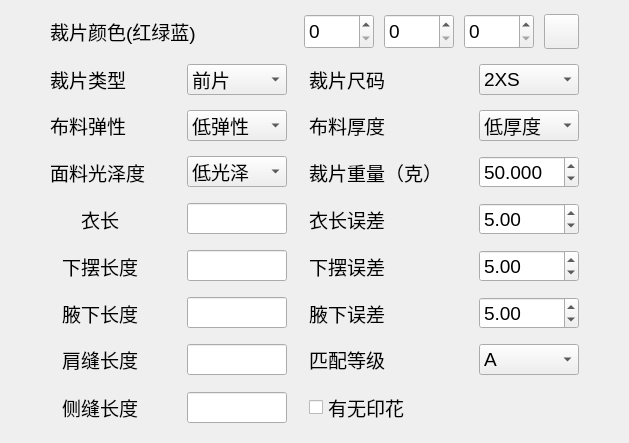
<?xml version="1.0" encoding="UTF-8"?>
<ui version="4.0">
 <class>StyleDisplayWidget</class>
 <widget class="QWidget" name="StyleDisplayWidget">
  <property name="geometry">
   <rect>
    <x>0</x>
    <y>0</y>
    <width>629</width>
    <height>443</height>
   </rect>
  </property>
  <property name="font">
   <font>
    <pointsize>14</pointsize>
   </font>
  </property>
  <property name="windowTitle">
   <string>Form</string>
  </property>
  <layout class="QGridLayout" name="gridLayout">
   <property name="leftMargin">
    <number>50</number>
   </property>
   <property name="topMargin">
    <number>9</number>
   </property>
   <property name="rightMargin">
    <number>50</number>
   </property>
   <property name="spacing">
    <number>10</number>
   </property>
   <item row="0" column="0" colspan="3">
    <layout class="QHBoxLayout" name="horizontalLayout_7" stretch="1,0,0,0,0">
     <item>
      <widget class="QLabel" name="cloth_color_label">
       <property name="text">
        <string>裁片颜色(红绿蓝)</string>
       </property>
      </widget>
     </item>
     <item>
      <widget class="QSpinBox" name="red_spin_box">
       <property name="minimumSize">
        <size>
         <width>70</width>
         <height>0</height>
        </size>
       </property>
       <property name="maximumSize">
        <size>
         <width>70</width>
         <height>35</height>
        </size>
       </property>
       <property name="toolTip">
        <string>红色</string>
       </property>
       <property name="maximum">
        <number>255</number>
       </property>
      </widget>
     </item>
     <item>
      <widget class="QSpinBox" name="green_spin_box">
       <property name="minimumSize">
        <size>
         <width>70</width>
         <height>0</height>
        </size>
       </property>
       <property name="maximumSize">
        <size>
         <width>70</width>
         <height>35</height>
        </size>
       </property>
       <property name="toolTip">
        <string>绿色</string>
       </property>
       <property name="maximum">
        <number>255</number>
       </property>
      </widget>
     </item>
     <item>
      <widget class="QSpinBox" name="blue_spin_box">
       <property name="minimumSize">
        <size>
         <width>70</width>
         <height>0</height>
        </size>
       </property>
       <property name="maximumSize">
        <size>
         <width>70</width>
         <height>35</height>
        </size>
       </property>
       <property name="toolTip">
        <string>蓝色</string>
       </property>
       <property name="maximum">
        <number>255</number>
       </property>
      </widget>
     </item>
     <item>
      <widget class="QPushButton" name="cloth_color_btn">
       <property name="maximumSize">
        <size>
         <width>35</width>
         <height>35</height>
        </size>
       </property>
       <property name="text">
        <string/>
       </property>
       <property name="checkable">
        <bool>false</bool>
       </property>
      </widget>
     </item>
    </layout>
   </item>
   <item row="1" column="0">
    <layout class="QHBoxLayout" name="horizontalLayout_3">
     <item>
      <widget class="QLabel" name="cloth_type_label_2">
       <property name="text">
        <string>裁片类型</string>
       </property>
      </widget>
     </item>
     <item>
      <spacer name="horizontalSpacer_13">
       <property name="orientation">
        <enum>Qt::Horizontal</enum>
       </property>
       <property name="sizeHint" stdset="0">
        <size>
         <width>40</width>
         <height>20</height>
        </size>
       </property>
      </spacer>
     </item>
     <item>
      <widget class="QComboBox" name="cloth_type_combo_box">
       <property name="minimumSize">
        <size>
         <width>100</width>
         <height>0</height>
        </size>
       </property>
       <property name="maximumSize">
        <size>
         <width>100</width>
         <height>16777215</height>
        </size>
       </property>
       <item>
        <property name="text">
         <string>前片</string>
        </property>
       </item>
       <item>
        <property name="text">
         <string>后片</string>
        </property>
       </item>
      </widget>
     </item>
    </layout>
   </item>
   <item row="1" column="2">
    <layout class="QHBoxLayout" name="horizontalLayout">
     <item>
      <widget class="QLabel" name="cloth_size_label">
       <property name="text">
        <string>裁片尺码</string>
       </property>
      </widget>
     </item>
     <item>
      <widget class="QComboBox" name="cloth_size_combo_box">
       <property name="minimumSize">
        <size>
         <width>100</width>
         <height>0</height>
        </size>
       </property>
       <property name="maximumSize">
        <size>
         <width>100</width>
         <height>16777215</height>
        </size>
       </property>
       <item>
        <property name="text">
         <string>2XS</string>
        </property>
       </item>
       <item>
        <property name="text">
         <string>XS</string>
        </property>
       </item>
       <item>
        <property name="text">
         <string>S</string>
        </property>
       </item>
       <item>
        <property name="text">
         <string>M</string>
        </property>
       </item>
       <item>
        <property name="text">
         <string>L</string>
        </property>
       </item>
       <item>
        <property name="text">
         <string>XL</string>
        </property>
       </item>
       <item>
        <property name="text">
         <string>2XL</string>
        </property>
       </item>
       <item>
        <property name="text">
         <string>3XL</string>
        </property>
       </item>
       <item>
        <property name="text">
         <string>4XL</string>
        </property>
       </item>
      </widget>
     </item>
    </layout>
   </item>
   <item row="2" column="0">
    <layout class="QHBoxLayout" name="horizontalLayout_4">
     <item>
      <widget class="QLabel" name="cloth_elesticity_label">
       <property name="text">
        <string>布料弹性</string>
       </property>
      </widget>
     </item>
     <item>
      <spacer name="horizontalSpacer_12">
       <property name="orientation">
        <enum>Qt::Horizontal</enum>
       </property>
       <property name="sizeHint" stdset="0">
        <size>
         <width>40</width>
         <height>20</height>
        </size>
       </property>
      </spacer>
     </item>
     <item>
      <widget class="QComboBox" name="cloth_elesticity_combo_box">
       <property name="minimumSize">
        <size>
         <width>100</width>
         <height>0</height>
        </size>
       </property>
       <property name="maximumSize">
        <size>
         <width>100</width>
         <height>16777215</height>
        </size>
       </property>
       <item>
        <property name="text">
         <string>低弹性</string>
        </property>
       </item>
       <item>
        <property name="text">
         <string>中弹性</string>
        </property>
       </item>
       <item>
        <property name="text">
         <string>高弹性</string>
        </property>
       </item>
      </widget>
     </item>
    </layout>
   </item>
   <item row="2" column="2">
    <layout class="QHBoxLayout" name="horizontalLayout_2">
     <item>
      <widget class="QLabel" name="cloth_thickness_label">
       <property name="toolTip">
        <string>&lt;html&gt;&lt;head/&gt;&lt;body&gt;&lt;p&gt;0.35~0.45mm（薄)&lt;/p&gt;&lt;p&gt;0.45~1.0mm（中）&lt;/p&gt;&lt;p&gt;大于1.0mm（厚）&lt;/p&gt;&lt;/body&gt;&lt;/html&gt;</string>
       </property>
       <property name="toolTipDuration">
        <number>-1</number>
       </property>
       <property name="whatsThis">
        <string/>
       </property>
       <property name="text">
        <string>布料厚度</string>
       </property>
      </widget>
     </item>
     <item>
      <widget class="QComboBox" name="cloth_thickness_combo_box">
       <property name="minimumSize">
        <size>
         <width>100</width>
         <height>0</height>
        </size>
       </property>
       <property name="maximumSize">
        <size>
         <width>100</width>
         <height>16777215</height>
        </size>
       </property>
       <property name="toolTip">
        <string>&lt;html&gt;&lt;head/&gt;&lt;body&gt;&lt;p&gt;0.35~0.45mm（薄)&lt;/p&gt;&lt;p&gt;0.45~1.0mm（中）&lt;/p&gt;&lt;p&gt;大于1.0mm（厚）&lt;/p&gt;&lt;/body&gt;&lt;/html&gt;</string>
       </property>
       <item>
        <property name="text">
         <string extracomment="0.35~0.45mm">低厚度</string>
        </property>
       </item>
       <item>
        <property name="text">
         <string extracomment="0.45~1.0mm">中厚度</string>
        </property>
       </item>
       <item>
        <property name="text">
         <string extracomment="大于1.0mm">高厚度</string>
        </property>
       </item>
      </widget>
     </item>
    </layout>
   </item>
   <item row="3" column="0">
    <layout class="QHBoxLayout" name="horizontalLayout_5">
     <item>
      <widget class="QLabel" name="cloth_glossiness_label">
       <property name="text">
        <string>面料光泽度</string>
       </property>
      </widget>
     </item>
     <item>
      <spacer name="horizontalSpacer_10">
       <property name="orientation">
        <enum>Qt::Horizontal</enum>
       </property>
       <property name="sizeHint" stdset="0">
        <size>
         <width>40</width>
         <height>20</height>
        </size>
       </property>
      </spacer>
     </item>
     <item>
      <widget class="QComboBox" name="cloth_glossiness_combo_box">
       <property name="minimumSize">
        <size>
         <width>100</width>
         <height>0</height>
        </size>
       </property>
       <property name="maximumSize">
        <size>
         <width>100</width>
         <height>16777215</height>
        </size>
       </property>
       <item>
        <property name="text">
         <string>低光泽</string>
        </property>
       </item>
       <item>
        <property name="text">
         <string>中光泽</string>
        </property>
       </item>
       <item>
        <property name="text">
         <string>高光泽</string>
        </property>
       </item>
      </widget>
     </item>
    </layout>
   </item>
   <item row="3" column="2">
    <layout class="QHBoxLayout" name="horizontalLayout_6">
     <item>
      <widget class="QLabel" name="cloth_weight_label">
       <property name="toolTip">
        <string>&lt;html&gt;&lt;head/&gt;&lt;body&gt;&lt;p&gt;0~200克&lt;/p&gt;&lt;/body&gt;&lt;/html&gt;</string>
       </property>
       <property name="text">
        <string>裁片重量（克）</string>
       </property>
      </widget>
     </item>
     <item>
      <spacer name="horizontalSpacer_11">
       <property name="orientation">
        <enum>Qt::Horizontal</enum>
       </property>
       <property name="sizeHint" stdset="0">
        <size>
         <width>40</width>
         <height>20</height>
        </size>
       </property>
      </spacer>
     </item>
     <item>
      <widget class="QDoubleSpinBox" name="cloth_weight_spin_box">
       <property name="minimumSize">
        <size>
         <width>100</width>
         <height>0</height>
        </size>
       </property>
       <property name="maximumSize">
        <size>
         <width>100</width>
         <height>16777215</height>
        </size>
       </property>
       <property name="toolTip">
        <string>&lt;html&gt;&lt;head/&gt;&lt;body&gt;&lt;p&gt;0~200克&lt;/p&gt;&lt;/body&gt;&lt;/html&gt;</string>
       </property>
       <property name="decimals">
        <number>3</number>
       </property>
       <property name="maximum">
        <double>200.000000000000000</double>
       </property>
       <property name="singleStep">
        <double>10.000000000000000</double>
       </property>
       <property name="value">
        <double>50.000000000000000</double>
       </property>
      </widget>
     </item>
    </layout>
   </item>
   <item row="4" column="0">
    <layout class="QHBoxLayout" name="horizontalLayout_24">
     <item>
      <widget class="QLabel" name="cloth_length_label">
       <property name="minimumSize">
        <size>
         <width>100</width>
         <height>0</height>
        </size>
       </property>
       <property name="text">
        <string>衣长</string>
       </property>
       <property name="alignment">
        <set>Qt::AlignCenter</set>
       </property>
      </widget>
     </item>
     <item>
      <spacer name="horizontalSpacer">
       <property name="orientation">
        <enum>Qt::Horizontal</enum>
       </property>
       <property name="sizeHint" stdset="0">
        <size>
         <width>40</width>
         <height>20</height>
        </size>
       </property>
      </spacer>
     </item>
     <item>
      <widget class="QLineEdit" name="cloth_length_line_edit">
       <property name="minimumSize">
        <size>
         <width>100</width>
         <height>0</height>
        </size>
       </property>
       <property name="maximumSize">
        <size>
         <width>100</width>
         <height>16777215</height>
        </size>
       </property>
      </widget>
     </item>
    </layout>
   </item>
   <item row="4" column="1">
    <spacer name="horizontalSpacer_14">
     <property name="orientation">
      <enum>Qt::Horizontal</enum>
     </property>
     <property name="sizeHint" stdset="0">
      <size>
       <width>14</width>
       <height>20</height>
      </size>
     </property>
    </spacer>
   </item>
   <item row="4" column="2">
    <layout class="QHBoxLayout" name="horizontalLayout_22">
     <item>
      <widget class="QLabel" name="label_4">
       <property name="text">
        <string>衣长误差</string>
       </property>
      </widget>
     </item>
     <item>
      <spacer name="horizontalSpacer_8">
       <property name="orientation">
        <enum>Qt::Horizontal</enum>
       </property>
       <property name="sizeHint" stdset="0">
        <size>
         <width>40</width>
         <height>20</height>
        </size>
       </property>
      </spacer>
     </item>
     <item>
      <widget class="QDoubleSpinBox" name="cloth_length_tolerance_spinbox">
       <property name="minimumSize">
        <size>
         <width>100</width>
         <height>0</height>
        </size>
       </property>
       <property name="maximumSize">
        <size>
         <width>100</width>
         <height>16777215</height>
        </size>
       </property>
       <property name="maximum">
        <double>10.000000000000000</double>
       </property>
       <property name="value">
        <double>5.000000000000000</double>
       </property>
      </widget>
     </item>
    </layout>
   </item>
   <item row="5" column="0">
    <layout class="QHBoxLayout" name="horizontalLayout_15">
     <item>
      <widget class="QLabel" name="bottom_length_label">
       <property name="minimumSize">
        <size>
         <width>100</width>
         <height>0</height>
        </size>
       </property>
       <property name="text">
        <string>下摆长度</string>
       </property>
       <property name="alignment">
        <set>Qt::AlignCenter</set>
       </property>
      </widget>
     </item>
     <item>
      <spacer name="horizontalSpacer_2">
       <property name="orientation">
        <enum>Qt::Horizontal</enum>
       </property>
       <property name="sizeHint" stdset="0">
        <size>
         <width>40</width>
         <height>20</height>
        </size>
       </property>
      </spacer>
     </item>
     <item>
      <widget class="QLineEdit" name="bottom_length_line_edit">
       <property name="minimumSize">
        <size>
         <width>100</width>
         <height>0</height>
        </size>
       </property>
       <property name="maximumSize">
        <size>
         <width>100</width>
         <height>16777215</height>
        </size>
       </property>
      </widget>
     </item>
    </layout>
   </item>
   <item row="5" column="2">
    <layout class="QHBoxLayout" name="horizontalLayout_25">
     <item>
      <widget class="QLabel" name="label_5">
       <property name="text">
        <string>下摆误差</string>
       </property>
      </widget>
     </item>
     <item>
      <spacer name="horizontalSpacer_15">
       <property name="orientation">
        <enum>Qt::Horizontal</enum>
       </property>
       <property name="sizeHint" stdset="0">
        <size>
         <width>40</width>
         <height>20</height>
        </size>
       </property>
      </spacer>
     </item>
     <item>
      <widget class="QDoubleSpinBox" name="bottom_length_tolerance_spinbox">
       <property name="minimumSize">
        <size>
         <width>100</width>
         <height>0</height>
        </size>
       </property>
       <property name="maximumSize">
        <size>
         <width>100</width>
         <height>16777215</height>
        </size>
       </property>
       <property name="maximum">
        <double>10.000000000000000</double>
       </property>
       <property name="value">
        <double>5.000000000000000</double>
       </property>
      </widget>
     </item>
    </layout>
   </item>
   <item row="6" column="0">
    <layout class="QHBoxLayout" name="horizontalLayout_16">
     <item>
      <widget class="QLabel" name="oxter_length_label">
       <property name="minimumSize">
        <size>
         <width>100</width>
         <height>0</height>
        </size>
       </property>
       <property name="text">
        <string>腋下长度</string>
       </property>
       <property name="alignment">
        <set>Qt::AlignCenter</set>
       </property>
      </widget>
     </item>
     <item>
      <spacer name="horizontalSpacer_3">
       <property name="orientation">
        <enum>Qt::Horizontal</enum>
       </property>
       <property name="sizeHint" stdset="0">
        <size>
         <width>40</width>
         <height>20</height>
        </size>
       </property>
      </spacer>
     </item>
     <item>
      <widget class="QLineEdit" name="oxter_length_line_edit">
       <property name="minimumSize">
        <size>
         <width>100</width>
         <height>0</height>
        </size>
       </property>
       <property name="maximumSize">
        <size>
         <width>100</width>
         <height>16777215</height>
        </size>
       </property>
      </widget>
     </item>
    </layout>
   </item>
   <item row="6" column="2">
    <layout class="QHBoxLayout" name="horizontalLayout_26">
     <item>
      <widget class="QLabel" name="label_6">
       <property name="text">
        <string>腋下误差</string>
       </property>
      </widget>
     </item>
     <item>
      <spacer name="horizontalSpacer_16">
       <property name="orientation">
        <enum>Qt::Horizontal</enum>
       </property>
       <property name="sizeHint" stdset="0">
        <size>
         <width>40</width>
         <height>20</height>
        </size>
       </property>
      </spacer>
     </item>
     <item>
      <widget class="QDoubleSpinBox" name="oxter_length_tolerance_spinbox">
       <property name="minimumSize">
        <size>
         <width>100</width>
         <height>0</height>
        </size>
       </property>
       <property name="maximumSize">
        <size>
         <width>100</width>
         <height>16777215</height>
        </size>
       </property>
       <property name="maximum">
        <double>10.000000000000000</double>
       </property>
       <property name="value">
        <double>5.000000000000000</double>
       </property>
      </widget>
     </item>
    </layout>
   </item>
   <item row="7" column="0">
    <layout class="QHBoxLayout" name="horizontalLayout_17">
     <item>
      <widget class="QLabel" name="shoulder_length_label">
       <property name="minimumSize">
        <size>
         <width>100</width>
         <height>0</height>
        </size>
       </property>
       <property name="text">
        <string>肩缝长度</string>
       </property>
       <property name="alignment">
        <set>Qt::AlignCenter</set>
       </property>
      </widget>
     </item>
     <item>
      <spacer name="horizontalSpacer_4">
       <property name="orientation">
        <enum>Qt::Horizontal</enum>
       </property>
       <property name="sizeHint" stdset="0">
        <size>
         <width>40</width>
         <height>20</height>
        </size>
       </property>
      </spacer>
     </item>
     <item>
      <widget class="QLineEdit" name="shoulder_length_line_edit">
       <property name="minimumSize">
        <size>
         <width>100</width>
         <height>0</height>
        </size>
       </property>
       <property name="maximumSize">
        <size>
         <width>100</width>
         <height>16777215</height>
        </size>
       </property>
      </widget>
     </item>
    </layout>
   </item>
   <item row="7" column="2">
    <layout class="QHBoxLayout" name="horizontalLayout_23">
     <item>
      <widget class="QLabel" name="label">
       <property name="toolTip">
        <string>A级最严苛，字母越靠后适应度越好</string>
       </property>
       <property name="text">
        <string>匹配等级</string>
       </property>
      </widget>
     </item>
     <item>
      <spacer name="horizontalSpacer_9">
       <property name="orientation">
        <enum>Qt::Horizontal</enum>
       </property>
       <property name="sizeHint" stdset="0">
        <size>
         <width>40</width>
         <height>20</height>
        </size>
       </property>
      </spacer>
     </item>
     <item>
      <widget class="QComboBox" name="matching_level_combo_box">
       <property name="minimumSize">
        <size>
         <width>100</width>
         <height>0</height>
        </size>
       </property>
       <property name="maximumSize">
        <size>
         <width>100</width>
         <height>16777215</height>
        </size>
       </property>
       <property name="toolTip">
        <string>A级最严苛，字母越靠后适应度越好</string>
       </property>
       <item>
        <property name="text">
         <string>A</string>
        </property>
       </item>
       <item>
        <property name="text">
         <string>B</string>
        </property>
       </item>
       <item>
        <property name="text">
         <string>C</string>
        </property>
       </item>
       <item>
        <property name="text">
         <string>D</string>
        </property>
       </item>
      </widget>
     </item>
    </layout>
   </item>
   <item row="8" column="0">
    <layout class="QHBoxLayout" name="horizontalLayout_19">
     <item>
      <widget class="QLabel" name="side_length_label">
       <property name="minimumSize">
        <size>
         <width>100</width>
         <height>0</height>
        </size>
       </property>
       <property name="text">
        <string>侧缝长度</string>
       </property>
       <property name="alignment">
        <set>Qt::AlignCenter</set>
       </property>
      </widget>
     </item>
     <item>
      <spacer name="horizontalSpacer_5">
       <property name="orientation">
        <enum>Qt::Horizontal</enum>
       </property>
       <property name="sizeHint" stdset="0">
        <size>
         <width>40</width>
         <height>20</height>
        </size>
       </property>
      </spacer>
     </item>
     <item>
      <widget class="QLineEdit" name="side_length_line_edit">
       <property name="minimumSize">
        <size>
         <width>100</width>
         <height>0</height>
        </size>
       </property>
       <property name="maximumSize">
        <size>
         <width>100</width>
         <height>16777215</height>
        </size>
       </property>
      </widget>
     </item>
    </layout>
   </item>
   <item row="8" column="2">
    <widget class="QCheckBox" name="have_printings_check_box">
     <property name="layoutDirection">
      <enum>Qt::LeftToRight</enum>
     </property>
     <property name="text">
      <string>有无印花</string>
     </property>
    </widget>
   </item>
  </layout>
 </widget>
 <resources/>
 <connections/>
</ui>
